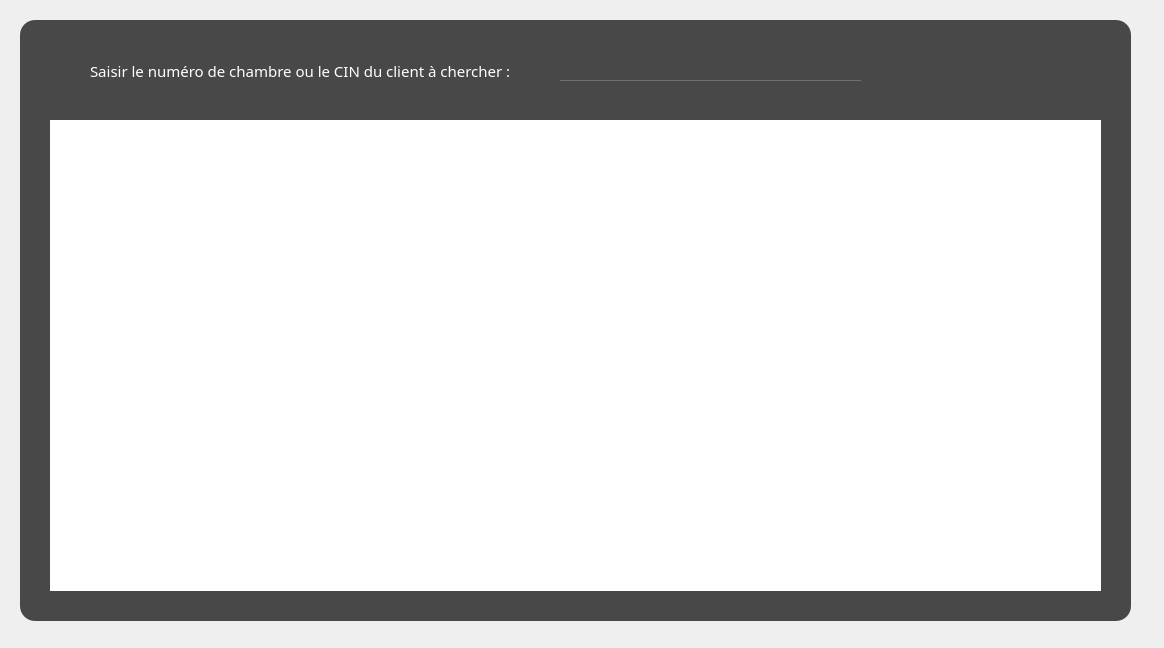
<?xml version="1.0" encoding="UTF-8"?>
<ui version="4.0">
 <class>ReservationEnCoursAdmin</class>
 <widget class="QDialog" name="ReservationEnCoursAdmin">
  <property name="geometry">
   <rect>
    <x>0</x>
    <y>0</y>
    <width>1164</width>
    <height>648</height>
   </rect>
  </property>
  <property name="windowTitle">
   <string>Hotel</string>
  </property>
  <property name="windowIcon">
   <iconset resource="image.qrc">
    <normaloff>:/projetimages/projetimages/e.png</normaloff>:/projetimages/projetimages/e.png</iconset>
  </property>
  <property name="styleSheet">
   <string notr="true">QTableView {
selection-background-color:red;
border-radius:15px;
}

QDialog{
		background-image: url(:/projetimages/projetimages/a.jpg);
}
*{
font-family:centry gothlic ;
font-size:15px;
}
QWidget#widget{

background:rgba(0,0,0,0.7);
border-radius:15px;
}

QLineEdit
{
background:transparent;
border:none;
color:#717072;
border-bottom:1px solid #717072;
}
#label{color:white;}</string>
  </property>
  <widget class="QWidget" name="widget" native="true">
   <property name="geometry">
    <rect>
     <x>20</x>
     <y>20</y>
     <width>1111</width>
     <height>601</height>
    </rect>
   </property>
   <widget class="QTableView" name="tableViewResEnCoursAdmin">
    <property name="geometry">
     <rect>
      <x>30</x>
      <y>100</y>
      <width>1051</width>
      <height>471</height>
     </rect>
    </property>
   </widget>
   <widget class="QLabel" name="label">
    <property name="geometry">
     <rect>
      <x>70</x>
      <y>35</y>
      <width>441</width>
      <height>31</height>
     </rect>
    </property>
    <property name="text">
     <string>Saisir le numéro de chambre ou le CIN du client à chercher :</string>
    </property>
   </widget>
   <widget class="QLineEdit" name="rechresencoursadmin_txt">
    <property name="geometry">
     <rect>
      <x>540</x>
      <y>40</y>
      <width>301</width>
      <height>21</height>
     </rect>
    </property>
   </widget>
  </widget>
 </widget>
 <resources>
  <include location="image.qrc"/>
 </resources>
 <connections/>
</ui>
